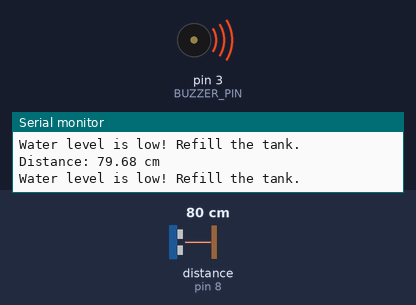
A sketch run on a simulated Arduino Uno, built with avr-gcc and run on an emulated ATmega328P. Parts: buzzer (waves = sounding, pin HIGH), the last lines printed to the serial monitor. Wiring (inferred from the names in the program): ultrasonic range finder: trigger pin 9; echo pin 8. The test bench sets the inputs (shaded band); at power-on: distance to the obstacle (sensor on pin 8) 80 cm. The echo pulse lasts 58.3 µs per cm; pins used as bus, display or sensor lines are not drawn.

Above: at 1.8 s.
1.9 s: distance to the obstacle (sensor on pin 8) set to 33 cm
3.4 s: distance to the obstacle (sensor on pin 8) set to 28 cm
At 4.6 s:
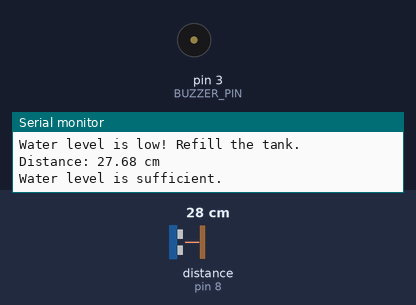
5.5 s: distance to the obstacle (sensor on pin 8) set to 35 cm
At 6.3 s:
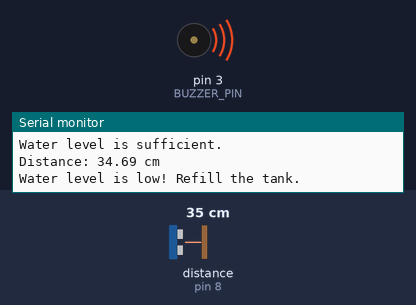
7.5 s: distance to the obstacle (sensor on pin 8) set to 2 cm
At 9.2 s:
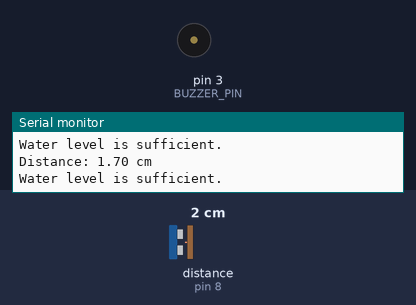
Timing chart, 0 to 10.5 s (numbered marks = the images above; inputs shaded):
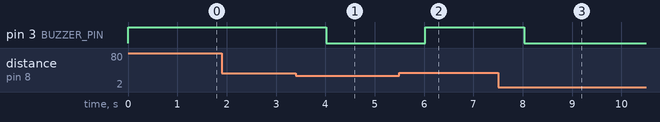

The sketch:

water_level_montoring.ino
```cpp
#define TRIG_PIN 9 // Trigger pin of HC-SR04
#define ECHO_PIN 8 // Echo pin of HC-SR04
#define BUZZER_PIN 3 // Pin for buzzer or LED

// Variables to store the duration and distance
long duration;
float distance;
float maxDistance = 30.0; // Maximum distance of water level (e.g., 30 cm for the tank)

void setup() {
// Initialize Serial Monitor for debugging
Serial.begin(9600);

// Define pin modes for HC-SR04 and Buzzer/LED
pinMode(TRIG_PIN, OUTPUT);
pinMode(ECHO_PIN, INPUT);
pinMode(BUZZER_PIN, OUTPUT);
}

void loop() {
// Send a 10us pulse to trigger the ultrasonic sensor
digitalWrite(TRIG_PIN, LOW);
delayMicroseconds(2);
digitalWrite(TRIG_PIN, HIGH);
delayMicroseconds(10);
digitalWrite(TRIG_PIN, LOW);

// Read the echo pin, which returns the duration of the pulse in microseconds
duration = pulseIn(ECHO_PIN, HIGH);

// Calculate distance in cm (Sound speed: 34300 cm/s, round trip so divide by 2)
distance = (duration * 0.0343) / 2;

// Print distance to the Serial Monitor

Serial.print("Distance: ");
Serial.print(distance);
Serial.println(" cm");

// Check if the water level is below the threshold
if (distance > maxDistance) {
// If water level is low, turn on the buzzer or LED
digitalWrite(BUZZER_PIN, HIGH);
Serial.println("Water level is low! Refill the tank.");
} else {
// Otherwise, turn off the buzzer or LED
digitalWrite(BUZZER_PIN, LOW);
Serial.println("Water level is sufficient.");
}

// Delay for a second before taking another reading
delay(1000);
}
```

Measured:
- the behaviour switches between 31 and 30 cm on distance to the obstacle (sensor on pin 8) (found by bisection; images 0 and 1)
- after the input at 3.4 s, pin 3 (BUZZER_PIN): HIGH → LOW after 0.62 s
- after the input at 5.5 s, pin 3 (BUZZER_PIN): LOW → HIGH after 0.53 s
- after the input at 7.5 s, pin 3 (BUZZER_PIN): HIGH → LOW after 0.53 s
